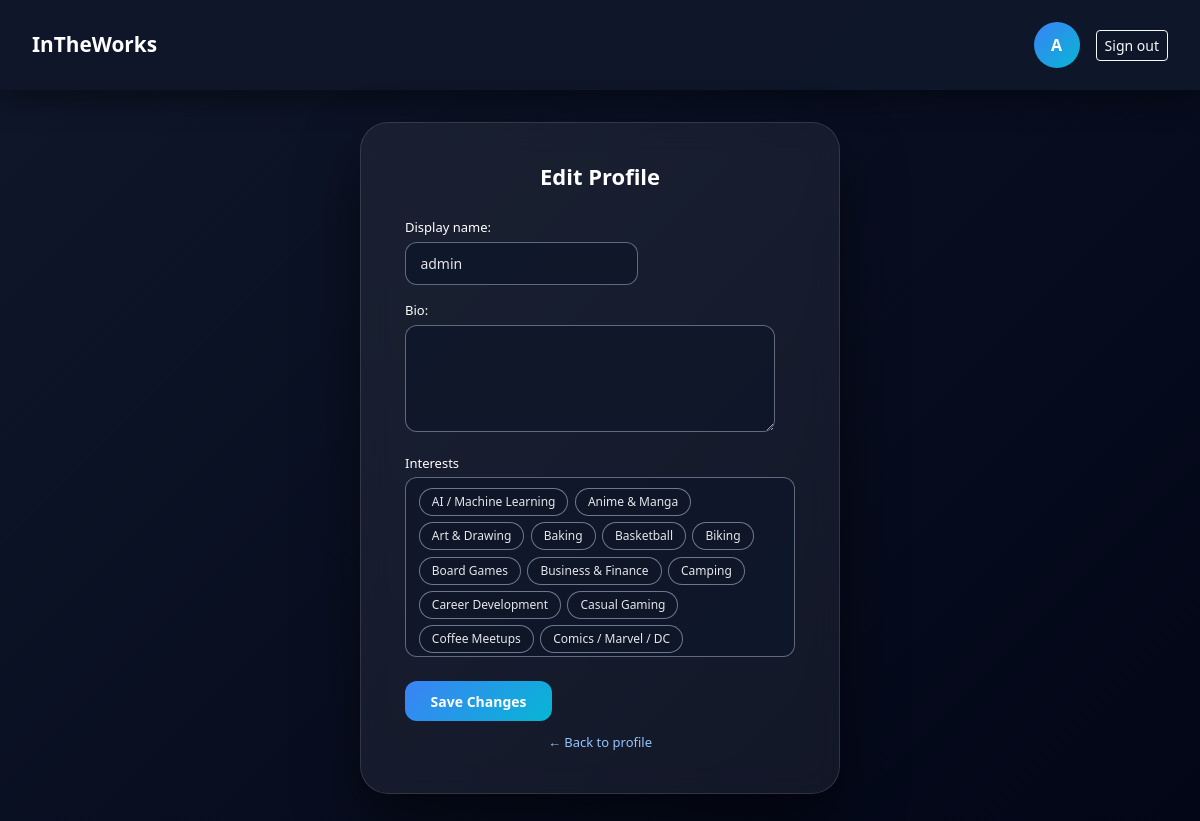
The app's page /profile/edit/ (signed in) with its own data.
### app/models.py (models this page shows, shortened)
class Profile(models.Model):
    user = models.OneToOneField(User, on_delete=models.CASCADE)
    fullname = models.CharField(max_length=100, blank=True)
    birthday = models.DateField(blank=True, null=True)
    phone_number = models.CharField(max_length=20, blank=True)
    display_name = models.CharField(max_length=30, blank=True)
    bio = models.TextField(blank=True)
    interests = models.ManyToManyField('Interest', blank=True)

class Interest(models.Model):
    name = models.CharField(max_length=50, unique=True)
    class Meta:
        ordering = ['name']
    def __str__(self):
        return self.name

### app/views.py (the view)
# urls.py: path('profile/edit/', views.edit_profile, name='edit_profile'),
@login_required
def edit_profile(request):
    profile = request.user.profile
    if profile.display_name:
        initial = profile.display_name[0].upper()
    else:
        username = request.user.username or 'U'
        initial = username[0].upper()
    if request.method == "POST":
        form = ProfileEditForm(request.POST, instance=profile)
        if form.is_valid():
            form.save()
            return redirect("profile")
    else:
        form = ProfileEditForm(instance=profile)
    return render(request, "app/edit_profile.html", {"form": form, "initial": initial})

### app/views.py
class ProfileEditForm(ModelForm):
    class Meta:
        model = Profile
        fields = ['display_name', 'bio', 'interests']
        widgets = {
            'bio': forms.Textarea(attrs={'rows': 4}),
            'interests': forms.CheckboxSelectMultiple(),
        }
    def __init__(self, *args, **kwargs):
        super().__init__(*args, **kwargs)
        self.fields['interests'].queryset = Interest.objects.all()

### app/templates/app/edit_profile.html (shortened to what this page needs)
<!doctype html>
<html lang="en">
<head>
  <link href="https://cdn.jsdelivr.net/npm/bootstrap@5.3.3/dist/css/bootstrap.min.css" rel="stylesheet">
</head>
<body>
<div class="top-header">
  <a href="{% url 'event_list' %}" class="brand-link">InTheWorks</a>
  <div class="d-flex align-items-center gap-3">
    <a href="{% url 'profile' %}" class="text-decoration-none text-white">
      <div class="profile-circle">{{ initial }}</div>
    </a>
    <a href="{% url 'logout' %}" class="btn btn-outline-light btn-sm">
      Sign out
    </a>
  </div>
</div>
<div class="page-wrap">
  <div class="edit-card">
    <h1 class="title">Edit Profile</h1>
    <form method="post">
      <div class="mb-3">
        <div class="field-label">
          {{ form.display_name.label_tag }}
        </div>
        {{ form.display_name }}
      </div>
      <div class="mb-3">
        <div class="field-label">
          {{ form.bio.label_tag }}
        </div>
        {{ form.bio }}
      </div>
<div class="mb-3">
  <div class="field-label">
    {{ form.interests.label }}
  </div>
  <div class="interests-wrapper">
    <div class="interest-chips">
      {% for checkbox in form.interests %}
        <label class="interest-chip">
          <span>{{ checkbox.choice_label }}</span>
        </label>
      {% endfor %}
    </div>
  </div>
</div>
      <button type="submit" class="btn-primary-custom">
        Save Changes
      </button>
    </form>
    <div class="back-link">
      <a href="{% url 'profile' %}">← Back to profile</a>
    </div>
  </div>
</div>
</body>
</html>

### app/templates/app/edit_profile.html (style rules this page uses)
body { background: linear-gradient(135deg, #0f172a, #020617); min-height: 100vh; font-family: Poppins, system-ui, sans-serif; color: white; }
.top-header { height: 90px; background: rgba(15,23,42,.95); display: flex; justify-content: space-between; align-items: center; padding: 0 2rem; box-shadow: 0 10px 30px rgba(0,0,0,.4); }
.brand-link { font-weight: 700; font-size: 1.3rem; color: #fff; text-decoration: none; }
.profile-circle { width: 46px; height: 46px; border-radius: 50%; background: linear-gradient(135deg, #3b82f6, #06b6d4); display: flex; align-items: center; justify-content: center; font-weight: 700; }
.page-wrap { min-height: calc(100vh - 90px); display: flex; align-items: center; justify-content: center; padding: 2rem 1rem; }
.edit-card { width: 100%; max-width: 480px; background: rgba(255,255,255,0.06); border-radius: 1.75rem; border: 1px solid rgba(255,255,255,.12); box-shadow: 0 30px 60px rgba(0,0,0,.5); backdrop-filter: blur(16px); padding: 2.5rem 2.75rem; }
.title { font-size: 22px; font-weight: 800; margin-bottom: 1.8rem; text-align: center; }
.field-label { font-size: 13px; margin-bottom: 4px; font-weight: 500; }
.edit-card input[type="text"], .edit-card textarea { background: rgba(15,23,42,.85); border: 1px solid rgba(148,163,184,.6); border-radius: .75rem; box-shadow: none; padding: 0.65rem 0.9rem; font-size: 14px; color: #e5e7eb; }
.edit-card textarea { resize: vertical; min-height: 80px; }
.edit-card input[type="text"]::placeholder, .edit-card textarea::placeholder { color: rgba(148,163,184,.8); }
.interests-wrapper { max-height: 180px; overflow-y: auto; padding: 0.6rem 0.8rem; background: rgba(15,23,42,.85); border-radius: .75rem; border: 1px solid rgba(148,163,184,.6); font-size: 13px; }
.interest-chips { display: flex; flex-wrap: wrap; gap: 0.4rem; }
.interest-chip { display: inline-flex; align-items: center; cursor: pointer; border-radius: 999px; background: rgba(15,23,42,.85); border: 1px solid rgba(148,163,184,.7); padding: 0.25rem 0.75rem; font-size: 12px; color: #e5e7eb; transition: background 0.15s ease, border-color 0.15s ease, transform 0.1s ease; }
.btn-primary-custom { background: linear-gradient(135deg, #3b82f6, #06b6d4); color: white; border: none; border-radius: .75rem; padding: 0.6rem 1.6rem; font-size: 14px; font-weight: 600; margin-top: 0.5rem; }
.back-link { margin-top: 12px; font-size: 13px; text-align: center; }
.back-link a { color: #93c5fd; text-decoration: none; }

### records on screen
Profile: display_name "admin"
Interest: choice_label "AI / Machine Learning"
Interest: choice_label "Anime & Manga"
Interest: choice_label "Art & Drawing"
Interest: choice_label "Baking"
Interest: choice_label "Basketball"
Interest: choice_label "Biking"
Interest: choice_label "Board Games"
Interest: choice_label "Business & Finance"
Interest: choice_label "Camping"
Interest: choice_label "Career Development"
Interest: choice_label "Casual Gaming"
Interest: choice_label "Coffee Meetups"
Interest: choice_label "Comics / Marvel / DC"

### other values on screen
{{ initial }} "A"
